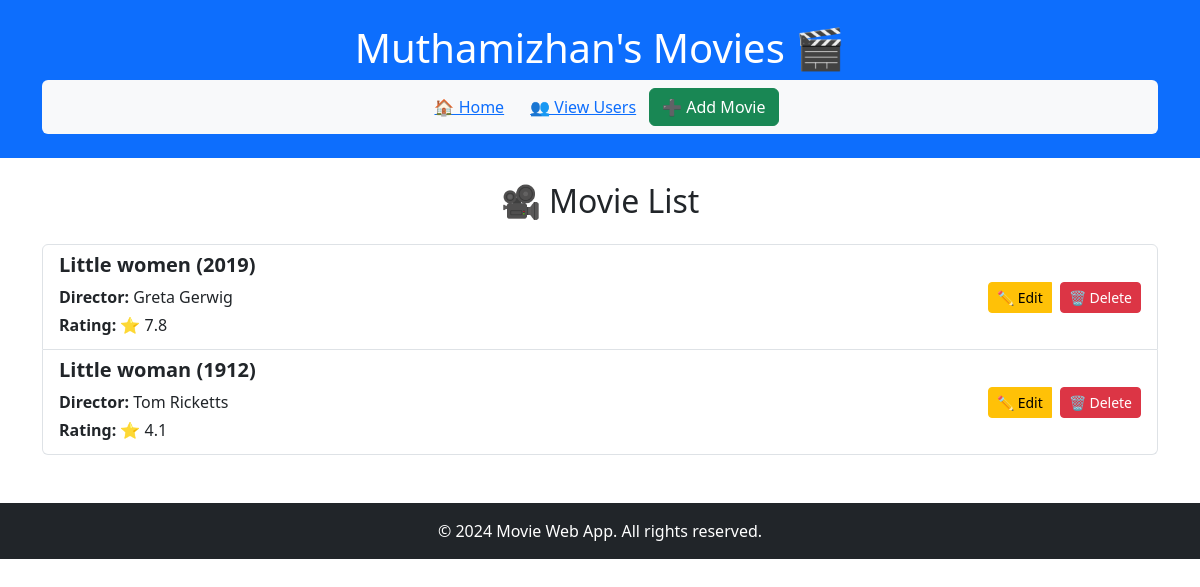
The app's page /users/5 with its own data.
### datamanager/models.py (models this page shows, shortened)
class User(db.Model):
    __tablename__ = 'users'
    id = db.Column(db.Integer, primary_key=True)
    username = db.Column(db.String(50), nullable=False, unique=True)
    movies = db.relationship('Movie', backref='user', lazy=True)

class Movie(db.Model):
    __tablename__ = 'movies'
    id = db.Column(db.Integer, primary_key=True)
    name = db.Column(db.String(100), nullable=False)
    director = db.Column(db.String(50), nullable=False)
    year = db.Column(db.Integer, nullable=False)
    rating = db.Column(db.Integer, nullable=False)
    user_id = db.Column(db.Integer, db.ForeignKey('users.id'), nullable=False)

### app.py (the view)
@app.route('/users/<int:user_id>')
def user_movies(user_id):
    movies = data_manager.get_user_movies(user_id)
    user = data_manager.get_user_by_id(user_id)
    if user:
        return render_template('user_movies.html', user=user, movies=movies)
    else:
        return "User not found", 404

### datamanager/sqlite_data_manager.py (called while the page is built)
    def get_user_movies(self, user_id):
        user = User.query.get(user_id)
        return user.movies if user else []

    def get_user_by_id(self, user_id):
        return User.query.get(user_id)

### templates/user_movies.html (shortened to what this page needs)
<!DOCTYPE html>
<html lang="en">
<head>
    <link rel="stylesheet" href="../../static/bootstrap.min.css">
</head>
<body class="d-flex flex-column min-vh-100">
    <header class="bg-primary text-white text-center py-4">
        <div class="container">
            <h1>{{ user.username }}'s Movies 🎬</h1>
            <nav class="nav justify-content-center bg-light p-2 rounded">
                <a class="btn btn-link" href="/">🏠 Home</a>
                <a class="btn btn-link" href="/users">👥 View Users</a>
                <a class="btn btn-success text-white" href="/users/{{ user.id }}/add_movie">➕ Add Movie</a>
            </nav>
        </div>
    </header>
    <main class="container mt-4">
        {% if movies %}
            <h2 class="mb-4 text-center">🎥 Movie List</h2>
            <ul class="list-group">
                {% for movie in movies %}
                    <li class="list-group-item d-flex justify-content-between align-items-center">
                        <div>
                            <h5 class="fw-bold">{{ movie.name }} ({{ movie.year }})</h5>
                            <p class="mb-1"><strong>Director:</strong> {{ movie.director }}</p>
                            <p class="mb-1"><strong>Rating:</strong> ⭐ {{ movie.rating }}</p>
                        </div>
                        <div class="btn-group gap-2" role="group">
                            <a class="btn btn-warning btn-sm" href="{{ url_for('update_movie', user_id=user.id, movie_id=movie.id) }}">✏️ Edit</a>
                            <form action="{{ url_for('delete_movie', user_id=user.id, movie_id=movie.id) }}" method="POST">
                                <button class="btn btn-danger btn-sm" type="submit">🗑️ Delete</button>
                            </form>
                        </div>
                    </li>
                {% endfor %}
            </ul>
        {% else %}
            <p class="text-center text-muted">No movies found for this user.</p>
        {% endif %}
    </main>
    <footer class="bg-dark text-white py-3 mt-5 text-center">
        <p class="mb-0">&copy; 2024 Movie Web App. All rights reserved.</p>
    </footer>
</body>
</html>

### records on screen
User: username "Muthamizhan"
Movie: name "Little women", year "2019", director "Greta Gerwig", rating "7.8"
Movie: name "Little woman", year "1912", director "Tom Ricketts", rating "4.1"
